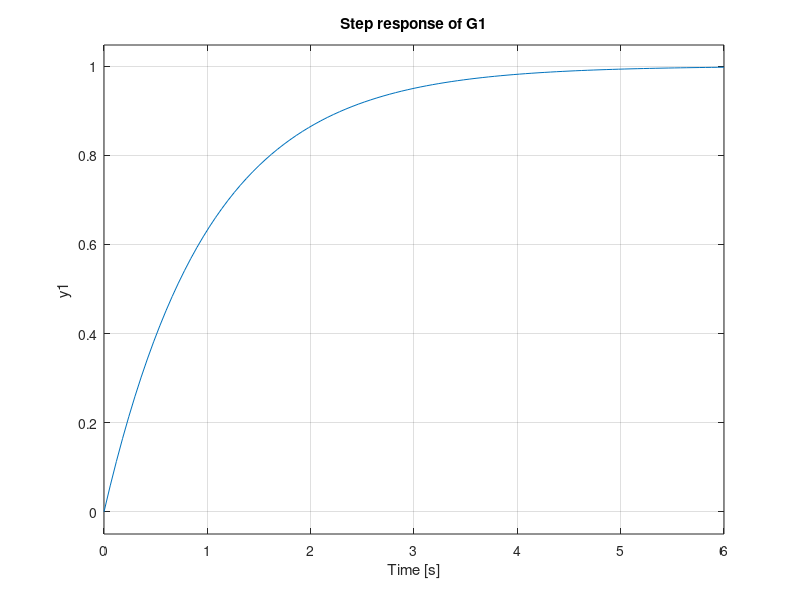
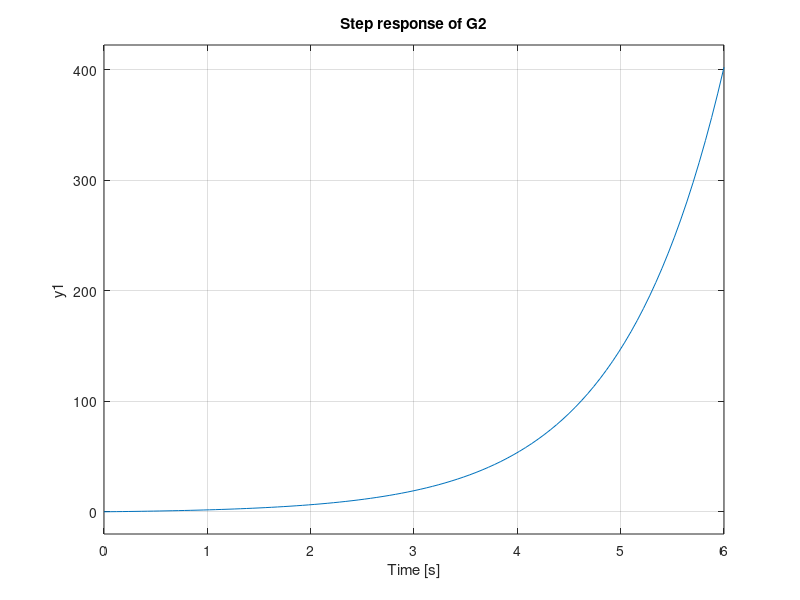
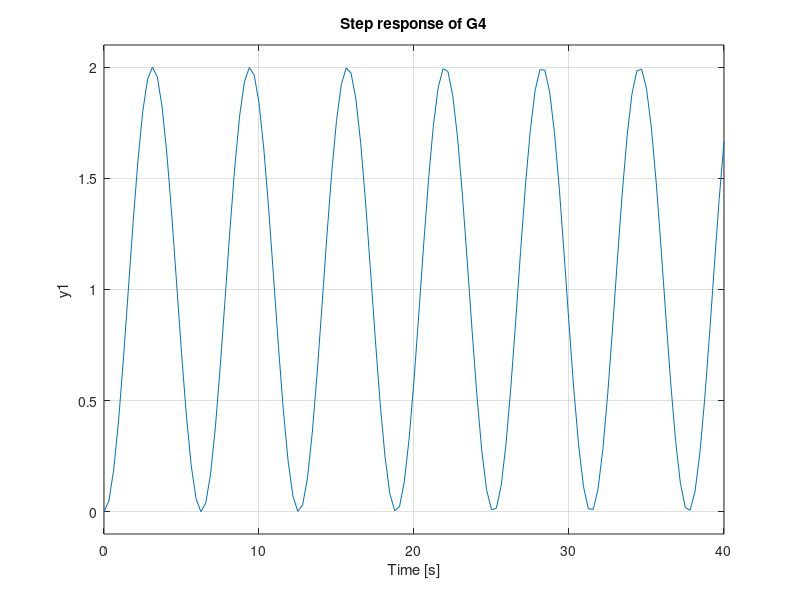
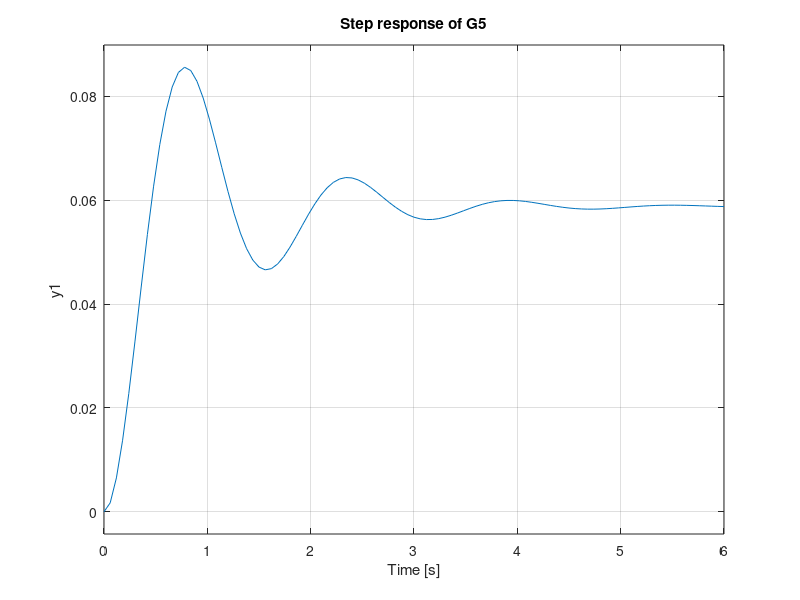

The MATLAB script that drew these images, in order:

% Define transfer functions
G1 = tf(1, [1 1]);
G2 = tf(1, [1 -1]);
G3 = tf(1, [1 -1 0]);
G4 = tf(1, [1 0 1]);
G5 = tf(1, [1 2 17]);
G6 = tf(1, [1 -2 17]);

% Plot impulse and step response for each transfer function
figure;
subplot(2, 1, 1);
impulse(G1);
title('Impulse response of G1');
subplot(2, 1, 2);
step(G1);
title('Step response of G1');

figure;
subplot(2, 1, 1);
impulse(G2);
title('Impulse response of G2');
subplot(2, 1, 2);
step(G2);
title('Step response of G2');

figure;
subplot(2, 1, 1);
impulse(G3);
title('Impulse response of G3');
subplot(2, 1, 2);
step(G3);
title('Step response of G3');

subplot(2, 1, 1);
impulse(G4);
title('Impulse response of G4');
subplot(2, 1, 2);
step(G4);
title('Step response of G4');

figure;
subplot(2, 1, 1);
impulse(G5);
title('Impulse response of G5');
subplot(2, 1, 2);
step(G5);
title('Step response of G5');

figure;
subplot(2, 1, 1);
impulse(G6);
title('Impulse response of G6');
subplot(2, 1, 2);
step(G6);
title('Step response of G6');